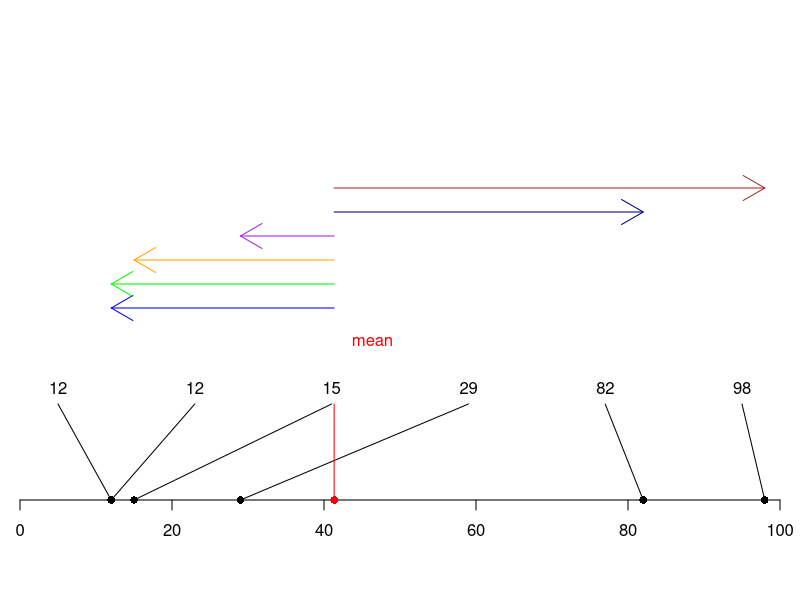
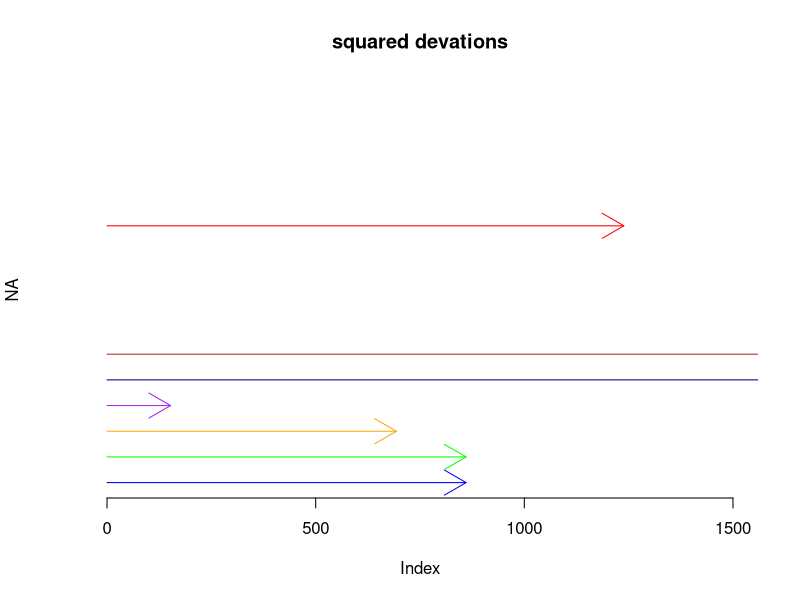
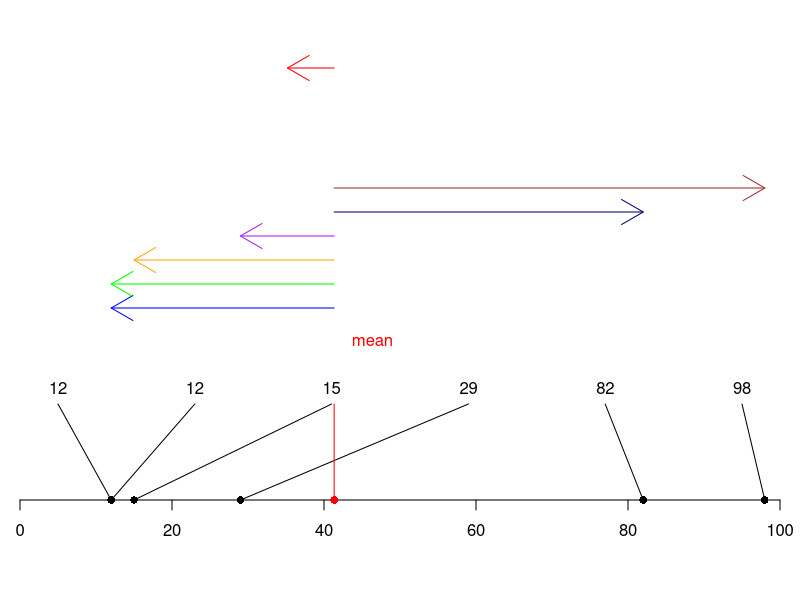

Write the R code that produced these figures, in order.
## ---- chunk 1
## define plot data
xlim <- c(0,100);
ylim <- c(0,100);
#px <- c(5,5,50,60,70,90);
px=sort(round(runif(6,0,100),0))
py <- c(0,0,0,0,0,0);
lx.buf <- 5;
lx <- seq(xlim[1]+lx.buf,xlim[2]-lx.buf,len=length(px));
ly <- 20;

## create basic plot outline
par(xaxs='i',yaxs='i',mar=c(5,1,1,1));
plot(NA,xlim=xlim,ylim=ylim,axes=F,ann=F);
axis(1);

## plot elements
segments(px,py,lx,ly);
points(px,py,pch=16,xpd=NA);
text(lx,ly,px,pos=3);

## Add the mean
points(x = mean(px),y = 0,pch=16 ,xpd=NA,col="red")
segments(mean(px),0,mean(px),20,col="red");
text(mean(px)+5,30,"mean",pos=3,col="red");

##Deviations from mean
arrows(x0 = mean(px),y0 = 40,x1 = px[1],y1 = 40,col="blue")
arrows(x0 = mean(px),y0 = 45,x1 = px[2],y1 = 45,col="green")
arrows(x1 = px[3],y0 = 50,x0 = mean(px),y1 = 50,col="orange")
arrows(x1 = px[4],y0 = 55,x0 = mean(px),y1 = 55,col="purple")
arrows(x1 = px[5],y0 = 60,x0 = mean(px),y1 = 60,col="navy")
arrows(x1 = px[6],y0 = 65,x0 = mean(px),y1 = 65,col="brown")
## ---- chunk 2


## Squared deviations
dev.off()
xlim <- c(0,1500);
ylim <- c(0,1500);
plot(NA,xlim=xlim,ylim=ylim,axes=F,main = "squared devations");
axis(1);
arrows(x0 = 0,y0 = 0,x1 = (px[1]-mean(px))^2, y1 = 0,col="blue")
arrows(x0 = 0,y0 = 100,x1 = (px[2]-mean(px))^2, y1 = 100,col="green")
arrows(x0 = 0,y0 = 200,x1 = (px[3]-mean(px))^2, y1 = 200,col="orange")
arrows(x0 = 0,y0 = 300,x1 = (px[4]-mean(px))^2, y1 = 300,col="purple")
arrows(x0 = 0,y0 =400,x1 = (px[5]-mean(px))^2, y1 = 400,col="navy")
arrows(x0 = 0,y0 = 500,x1 = (px[6]-mean(px))^2, y1 = 500,col="brown")

##add the average squared deviation
arrows(x0 = 0,y0 = 1000,x1 = ((px[1]-mean(px))^2+(px[2]-mean(px))^2+(px[3]-mean(px))^2+(px[4]-mean(px))^2+(px[5]-mean(px))^2+(px[6]-mean(px))^2)/6, y1 = 1000,col="red")

##Back to dieavtions
dev.off()

xlim <- c(0,100);
ylim <- c(0,100);
par(xaxs='i',yaxs='i',mar=c(5,1,1,1));
plot(NA,xlim=xlim,ylim=ylim,axes=F,ann=F);
axis(1);

## plot elements
segments(px,py,lx,ly);
points(px,py,pch=16,xpd=NA);
text(lx,ly,px,pos=3);

## Add the mean
points(x = mean(px),y = 0,pch=16 ,xpd=NA,col="red")
segments(mean(px),0,mean(px),20,col="red");
text(mean(px)+5,30,"mean",pos=3,col="red");

##Deviations from mean
arrows(x0 = mean(px),y0 = 40,x1 = px[1],y1 = 40,col="blue")
arrows(x0 = mean(px),y0 = 45,x1 = px[2],y1 = 45,col="green")
arrows(x1 = px[3],y0 = 50,x0 = mean(px),y1 = 50,col="orange")
arrows(x1 = px[4],y0 = 55,x0 = mean(px),y1 = 55,col="purple")
arrows(x1 = px[5],y0 = 60,x0 = mean(px),y1 = 60,col="navy")
arrows(x1 = px[6],y0 = 65,x0 = mean(px),y1 = 65,col="brown")

arrows(x1 = (((px[1]-mean(px))^2+(px[2]-mean(px))^2+(px[3]-mean(px))^2+(px[4]-mean(px))^2+(px[5]-mean(px))^2+(px[6]-mean(px))^2)/6)^.5,y0 = 90,x0 = mean(px),y1 = 90,col="red")


